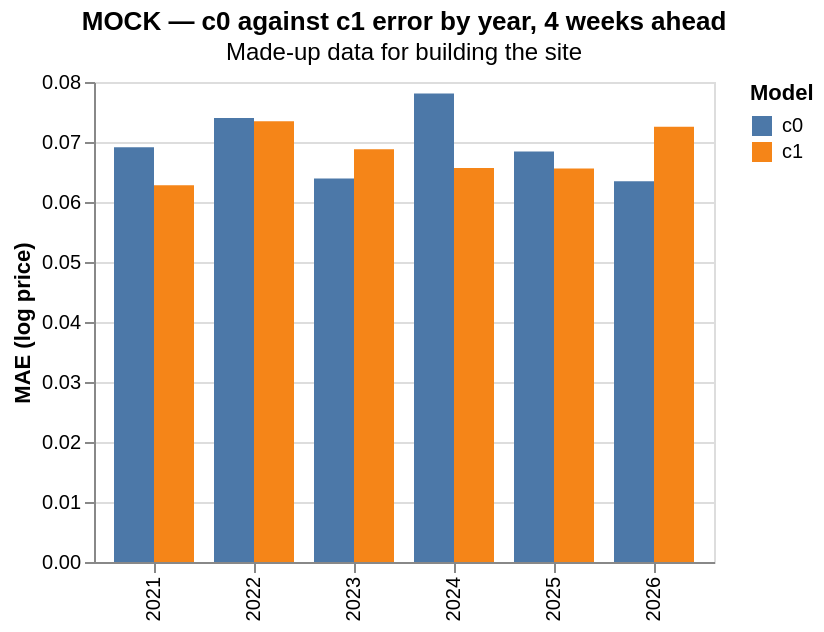

Source (Vega-Lite JSON):
### Vega-Lite specification from a JSON file in a GitHub repository (floating-point values rounded to 4 significant figures)
{"$schema": "https://vega.github.io/schema/vega-lite/v5.20.1.json", "title": {"text": "MOCK — c0 against c1 error by year, 4 weeks ahead", "subtitle": "Made-up data for building the site"}, "width": "container", "height": 240, "data": {"values": [{"year": "2021", "model": "c0", "mae": 0.06914}, {"year": "2021", "model": "c1", "mae": 0.0628}, {"year": "2022", "model": "c0", "mae": 0.07398}, {"year": "2022", "model": "c1", "mae": 0.07347}, {"year": "2023", "model": "c0", "mae": 0.06393}, {"year": "2023", "model": "c1", "mae": 0.06879}, {"year": "2024", "model": "c0", "mae": 0.0781}, {"year": "2024", "model": "c1", "mae": 0.06566}, {"year": "2025", "model": "c0", "mae": 0.06841}, {"year": "2025", "model": "c1", "mae": 0.06558}, {"year": "2026", "model": "c0", "mae": 0.06344}, {"year": "2026", "model": "c1", "mae": 0.07254}]}, "mark": "bar", "encoding": {"x": {"field": "year", "type": "ordinal", "title": null}, "xOffset": {"field": "model", "type": "nominal"}, "y": {"field": "mae", "type": "quantitative", "title": "MAE (log price)"}, "color": {"field": "model", "type": "nominal", "title": "Model"}}}
